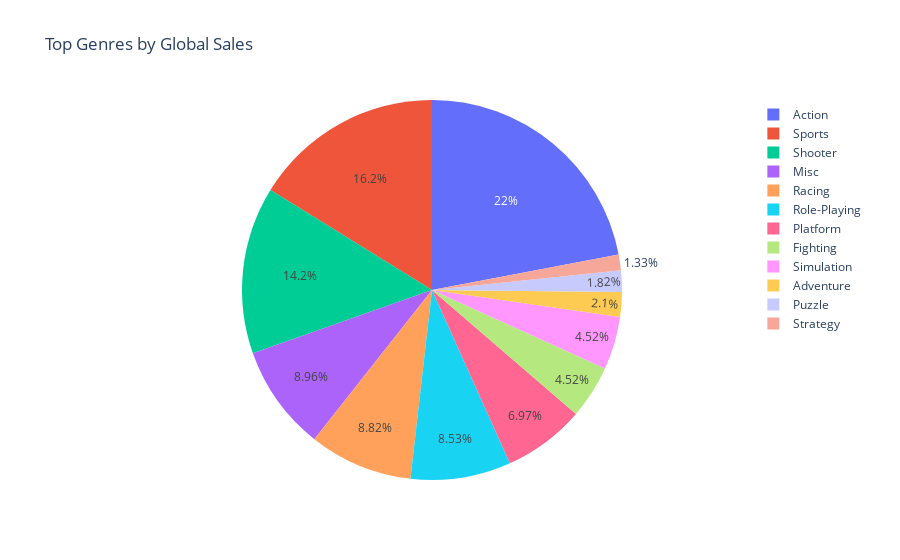

Notebook code cell kept with this figure:
### Markdown cell above
### Visualisasi Data 4

bagian ini akan dijawab pertanyaan 5W + 1H yaitu <br>
genre game apa yang paling disukai?<br>
akan divisualisasikan dengan visual data berbentuk pie yang berjudul top genre game berdasarkan global sales<br>

### Code cell
# Mengelompokkan berdasarkan genre 
genre_sales = df.groupby("Genre")["Global Sales"].sum().reset_index()

# Mengurutkan berdasarkan penjualan global 
top_genres = genre_sales.sort_values(by="Global Sales", ascending=False)

# Membuat grafik pai menggunakan Plotly
fig = px.pie(top_genres, values='Global Sales', names='Genre', title='Top Genres by Global Sales')
fig.show()

### Figure 1 — Plotly figure (JSON) as saved in the notebook; plotly's stock layout.template omitted (floating-point values rounded to 4 significant figures)
{"data": [{"domain": {"x": [0, 1], "y": [0, 1]}, "hovertemplate": "Genre=%{label}<br>Global Sales=%{value}<extra></extra>", "labels": ["Action", "Sports", "Shooter", "Misc", "Racing", "Role-Playing", "Platform", "Fighting", "Simulation", "Adventure", "Puzzle", "Strategy"], "legendgroup": "", "name": "", "showlegend": true, "type": "pie", "values": [1355.0, 995.7, 875.9, 551.2, 543.0, 525.0, 428.6, 278.5, 278.1, 129.3, 112.2, 81.91]}], "layout": {"legend": {"tracegroupgap": 0}, "title": {"text": "Top Genres by Global Sales"}}}
